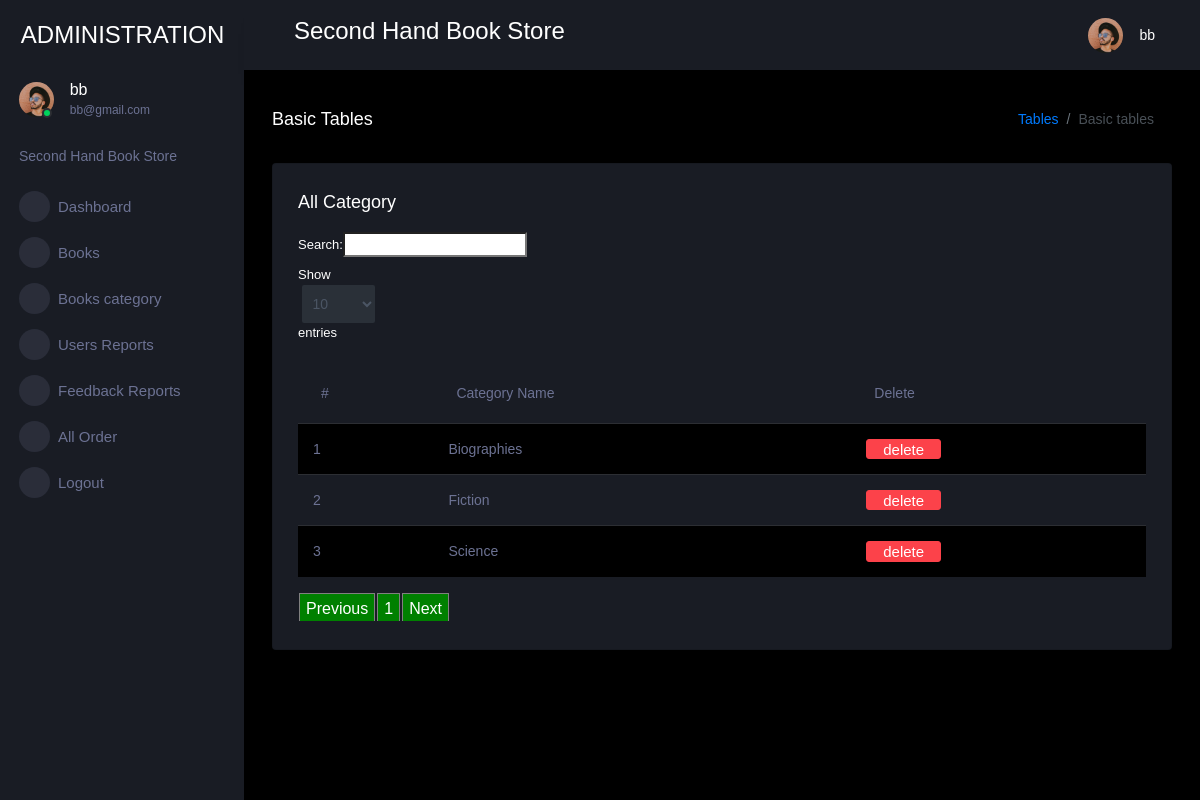
The app's page /view_categary/ (signed in) with its own data.
### book/models.py (models this page shows, shortened)
class Category(models.Model):
    name = models.CharField(max_length=30, null=True)

### book/views.py (the view)
# urls.py: path('view_categary/', View_Categary, name='view_categary'),
def View_Categary(request):
    if not request.user.is_authenticated:
        return redirect('login_admin')
    pro = Category.objects.all()
    d = {'pro': pro}
    return render(request,'administration/view_category.html', d)

### book/templates/administration/view_category.html (shortened to what this page needs)
{% extends 'administration/index.html' %}
{% load static %}
{% block body %}
<link rel = stylesheet href="https://cdn.datatables.net/1.10.23/css/dataTables.bootstrap.min.css">
<div class="main-panel">
    <div class="content-wrapper">
      <div class="page-header">
        <h3 class="page-title"> Basic Tables </h3>
        <nav aria-label="breadcrumb">
          <ol class="breadcrumb">
            <li class="breadcrumb-item"><a href="#">Tables</a></li>
            <li class="breadcrumb-item active" aria-current="page">Basic tables</li>
          </ol>
        </nav>
      </div>
      <div class="row">
        <div class="col-lg-12 grid-margin stretch-card">
          <div class="card">
            <div class="card-body">
              <h4 class="card-title">All Category</h4>
              <div class="table-responsive">
                <table class="table table-striped" id="example">
                  <thead>
                    <tr>
                        <th>#</th>
                        <th>Category Name</th>
                        <th>Delete</th>
                      </tr>
                      </thead>
                       <tbody>
                        {% for i in pro %}
                      <tr>
                        <td>{{forloop.counter}}</td>
                        <td>{{i.name}}</td>
                        <td><a href="{% url 'delete_category' i.id %}" onclick="return confirm('Are you sure?')"><button class="btn btn-danger">delete</button></a></td>
                      </tr>
                        {% empty %}
                            <tr>
                                <td>Data Not found</td>
                            </tr>
                        {% endfor %}
                        </tbody>
                </table>
              </div>
            </div>
          </div>
        </div>
      </div>
    </div>
{% endblock %}

### book/templates/administration/index.html (shortened to what this page needs)
<!DOCTYPE html>
{% load static %}
<html lang="en">
  <head>
    <link rel="stylesheet" href="{% static 'assets/vendors/mdi/css/materialdesignicons.min.css' %}">
    <link rel="stylesheet" href="{% static 'assets/vendors/css/vendor.bundle.base.css' %}">
    <link rel="stylesheet" href="{% static 'assets/vendors/jvectormap/jquery-jvectormap.css' %}">
    <link rel="stylesheet" href="{% static 'assets/vendors/flag-icon-css/css/flag-icon.min.css' %}">
    <link rel="stylesheet" href="{% static 'assets/vendors/owl-carousel-2/owl.carousel.min.css' %}">
    <link rel="stylesheet" href="{% static 'assets/vendors/owl-carousel-2/owl.theme.default.min.css' %}">
    <link rel="stylesheet" href="{% static 'assets/css/style.css' %}">
  </head>
  <body>
    <div class="container-scroller">
      <nav class="sidebar sidebar-offcanvas" id="sidebar">
        <div class="sidebar-brand-wrapper d-none d-lg-flex align-items-center justify-content-center fixed-top">
          <a class="sidebar-brand brand-logo" href="index.html" style="color:white">ADMINISTRATION</a>
        </div>
        <ul class="nav">
          <li class="nav-item profile">
            <div class="profile-desc">
              <div class="profile-pic">
                <div class="count-indicator">
                  <img class="img-xs rounded-circle " src="{% static 'assets/images/faces/face15.jpg' %}" alt="">
                  <span class="count bg-success"></span>
                </div>
                <div class="profile-name">
                  <h5 class="mb-0 font-weight-normal">{{request.user.username}}</h5>
                  <span>{{request.user.email}}</span>
                </div>
              </div>
              <a href="#" id="profile-dropdown" data-toggle="dropdown"><i class="mdi mdi-dots-vertical"></i></a>
            </div>
          </li>
          <li class="nav-item nav-category">
            <span class="nav-link">Second Hand Book Store</span>
          </li>
          <li class="nav-item menu-items">
            <a class="nav-link" href="/admin-home">
              <span class="menu-icon">
                <i class="mdi mdi-speedometer"></i>
              </span>
              <span class="menu-title">Dashboard</span>
            </a>
          </li>
          <li class="nav-item menu-items">
            <a class="nav-link" data-toggle="collapse" href="#ui-basic" aria-expanded="false" aria-controls="ui-basic">
              <span class="menu-icon">
                <i class="mdi mdi-laptop"></i>
              </span>
              <span class="menu-title">Books</span>
              <i class="menu-arrow"></i>
            </a>
          </li>
          <li class="nav-item menu-items">
            <a class="nav-link" data-toggle="collapse" href="#ui-basic-1" aria-expanded="false" aria-controls="ui-basic">
              <span class="menu-icon">
                <i class="mdi mdi-laptop"></i>
              </span>
              <span class="menu-title">Books category</span>
              <i class="menu-arrow"></i>
            </a>
          </li>
          <li class="nav-item menu-items">
            <a class="nav-link" href="/view_user">
              <span class="menu-icon">
                <i class="mdi mdi-account-card-details"></i>
              </span>
              <span class="menu-title">Users Reports</span>
            </a>
          </li>
          <li class="nav-item menu-items">
            <a class="nav-link" href="/view_feedback">
              <span class="menu-icon">
                <i class="mdi mdi-playlist-play"></i>
              </span>
              <span class="menu-title">Feedback Reports</span>
            </a>
          </li>
          <li class="nav-item menu-items">
            <a class="nav-link" href="/admin_viewBooking">
              <span class="menu-icon">
                <i class="mdi mdi-table-large"></i>
              </span>
              <span class="menu-title">All Order</span>
            </a>
          </li>
          <li class="nav-item menu-items">
            <a class="nav-link" href="/logout">
              <span class="menu-icon">
                <i class="mdi mdi-chart-bar"></i>
              </span>
              <span class="menu-title">Logout</span>
            </a>
          </li>
        </ul>
      </nav>
      <div class="container-fluid page-body-wrapper">
        <nav class="navbar p-0 fixed-top d-flex flex-row">
          <div class="navbar-menu-wrapper flex-grow d-flex align-items-stretch">
            <button class="navbar-toggler navbar-toggler align-self-center" type="button" data-toggle="minimize">
              <span class="mdi mdi-menu"></span>
            </button>
            <ul class="navbar-nav w-100">
              <li class="nav-item w-100">
                <h3>Second Hand Book Store</h3>
              </li>
            </ul>
            <ul class="navbar-nav navbar-nav-right">
              <li class="nav-item dropdown">
                <a class="nav-link" id="profileDropdown" href="#" data-toggle="dropdown">
                  <div class="navbar-profile">
                    <img class="img-xs rounded-circle" src="{% static 'assets/images/faces/face15.jpg' %}" alt="">
                    <p class="mb-0 d-none d-sm-block navbar-profile-name">{{request.user.username}}</p>
                    <i class="mdi mdi-menu-down d-none d-sm-block"></i>
                  </div>
                </a>
              </li>
            </ul>
          </div>
        </nav>
        {% block body %}{% endblock %}
          <footer class="footer">
          </footer>
        </div>
      </div>
    </div>
  </body>
</html>

### records on screen
Category: name "Biographies"
Category: name "Fiction"
Category: name "Science"

### other values on screen
{{ request.user.username }} "bb"
{{ request.user.email }} "bb@gmail.com"
